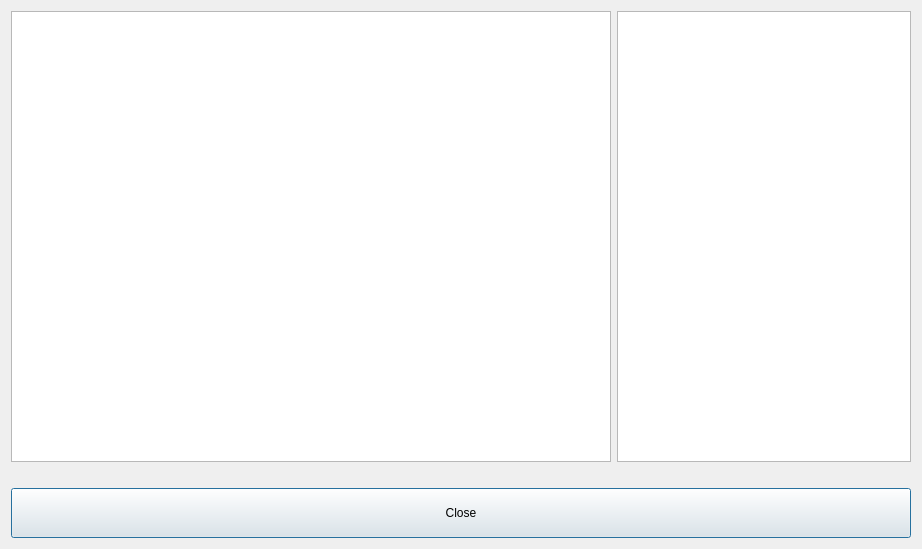
<?xml version="1.0" encoding="UTF-8"?>
<ui version="4.0">
 <class>FoodAndExercises</class>
 <widget class="QDialog" name="FoodAndExercises">
  <property name="geometry">
   <rect>
    <x>0</x>
    <y>0</y>
    <width>922</width>
    <height>549</height>
   </rect>
  </property>
  <property name="windowTitle">
   <string>Dialog</string>
  </property>
  <layout class="QVBoxLayout" name="verticalLayout">
   <item>
    <layout class="QHBoxLayout" name="horizontalLayout">
     <item>
      <widget class="QTableWidget" name="FoodTableWidget">
       <property name="minimumSize">
        <size>
         <width>600</width>
         <height>0</height>
        </size>
       </property>
      </widget>
     </item>
     <item>
      <widget class="QTableWidget" name="ExerciseTableWidget"/>
     </item>
    </layout>
   </item>
   <item>
    <spacer name="verticalSpacer">
     <property name="orientation">
      <enum>Qt::Vertical</enum>
     </property>
     <property name="sizeType">
      <enum>QSizePolicy::Fixed</enum>
     </property>
     <property name="sizeHint" stdset="0">
      <size>
       <width>20</width>
       <height>20</height>
      </size>
     </property>
    </spacer>
   </item>
   <item>
    <widget class="QPushButton" name="CloseButton">
     <property name="minimumSize">
      <size>
       <width>0</width>
       <height>50</height>
      </size>
     </property>
     <property name="text">
      <string>Close</string>
     </property>
    </widget>
   </item>
  </layout>
 </widget>
 <resources/>
 <connections/>
</ui>
